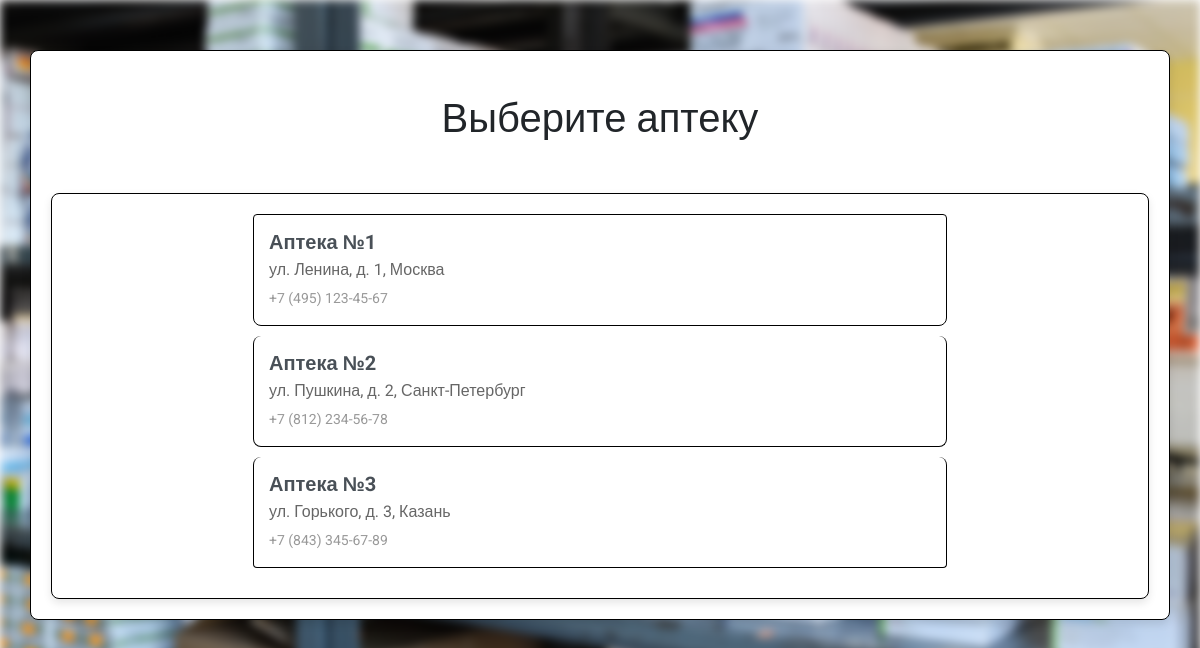
The page / on the database its author committed.
### tables this page shows
CREATE TABLE pharmacies (
              id INTEGER PRIMARY KEY,
              name TEXT NOT NULL,
              address TEXT NOT NULL,
              phone TEXT NOT NULL);

### app.py (the view)
@app.route('/')
def index():
    conn = get_db_connection()
    pharmacies = conn.execute('SELECT * FROM pharmacies').fetchall()
    conn.close()
    return render_template('index.html', pharmacies=pharmacies)

### app.py (called while the page is built)
def get_db_connection():
    conn = sqlite3.connect('pharmacy.db')
    conn.row_factory = sqlite3.Row
    return conn

### templates/index.html (shortened to what this page needs)
{% extends "base.html" %}
{% block header %}Выберите аптеку{% endblock %}
{% block content %}
<div class="container">
  <div class="row justify-content-center">
    <div class="col-md-8">
      <div class="list-group">
        {% for pharmacy in pharmacies %}
        <a href="{{ url_for('select_pharmacy', pharmacy_id=pharmacy.id) }}" class="list-group-item list-group-item-action pharmacy-item">
          <h5 class="mb-1">{{ pharmacy.name }}</h5>
          <p class="mb-1">{{ pharmacy.address }}</p>
          <small>{{ pharmacy.phone }}</small>
        </a>
        {% endfor %}
      </div>
    </div>
  </div>
</div>
{% endblock %}

### templates/base.html (shortened to what this page needs)
<!doctype html>
<html lang="ru">
  <head>
    <link href="https://stackpath.bootstrapcdn.com/bootstrap/4.5.2/css/bootstrap.min.css" rel="stylesheet">
    <link href="{{ url_for('static', filename='css/stylesheet.css') }}" rel="stylesheet">
  </head>
  <body>
    <div class="container">
      <h1 class="my-4 text-center">{% block header %}Справочная система лекарственных средств{% endblock %}</h1>
      {% block content %}{% endblock %}
    </div>
  </body>
</html>

### static/css/stylesheet.css (style rules this page uses)
body { font-family: 'Roboto', sans-serif; margin: 0; padding: 0; position: relative; z-index: 1; }
body::before { content: ""; position: fixed; top: 0; left: 0; width: 100%; height: 100%; background-image: url("/static/img/background.jpg"); background-size: cover; background-repeat: no-repeat; background-position: center center; background-attachment: fixed; filter: blur(5px); z-index: -1; }
.container { position: relative; z-index: 2; margin-top: 50px; background-color: #ffffff; border-radius: 8px; padding: 20px; box-shadow: 0 4px 8px rgba(0, 0, 0, 0.1); border: 1px solid #000000; }
.pharmacy-item { background-color: #ffffff; border: 1px solid #dddddd; border-radius: 8px; margin-bottom: 10px; padding: 15px; transition: background-color 0.3s ease, box-shadow 0.3s ease; border: 1px solid #000000; }
.list-group-item h5 { font-size: 1.25rem; font-weight: bold; }
.list-group-item p { font-size: 1rem; color: #666666; }
.list-group-item small { font-size: 0.875rem; color: #999999; }

### rows shown on the page
pharmacies: name "Аптека №1", address "ул. Ленина, д. 1, Москва", phone "+7 (495) 123-45-67"
pharmacies: name "Аптека №2", address "ул. Пушкина, д. 2, Санкт-Петербург", phone "+7 (812) 234-56-78"
pharmacies: name "Аптека №3", address "ул. Горького, д. 3, Казань", phone "+7 (843) 345-67-89"
